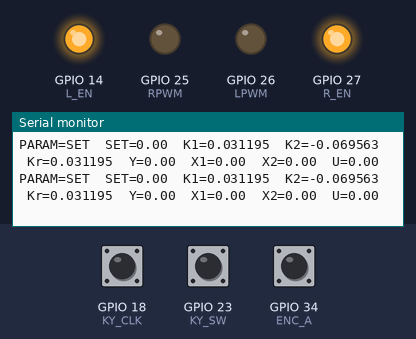
The sketch below on a simulated ESP32. On the bench: output pins drawn as LEDs (lit = HIGH), the last lines printed to the serial monitor. The inputs (shaded band) are chosen by the test bench; at power-on: GPIO 23 (KY_SW) HIGH, GPIO 18 (KY_CLK) HIGH, GPIO 34 (ENC_A) HIGH.

Above: at 1.2 s.
1.3 s: GPIO 23 (KY_SW) pulled LOW for 0.15 s
At 1.9 s:
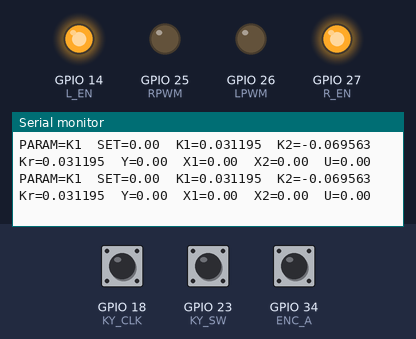
3.4 s: GPIO 23 (KY_SW) pulsed LOW 2 times (0.12 s each, 0.3 s apart)
At 4.3 s:
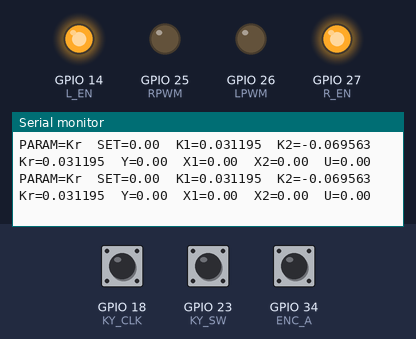
5.8 s: GPIO 23 (KY_SW) pulsed LOW 5 times (0.12 s each, 0.3 s apart)
At 6.85 s:
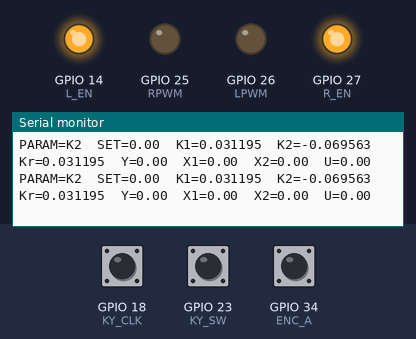

Measured:
- after the input at 1.3 s, the serial monitor: prints a new line after 0.20 s (image 1)
- after the input at 3.4 s, the serial monitor: prints a new line after 0.20 s (image 2)
- after the input at 5.8 s, the serial monitor: prints a new line after 0.20 s (image 3)

The sketch:

PIDesp32VEstado3.ino
```cpp
#include <Arduino.h>

// =====================================================
// ENCODER INDUSTRIAL LPD3806-600BM-G12-24C
// =====================================================

#define ENC_A 34
#define ENC_B 35

const int COUNTS_REV = 2400;

volatile long encoderCount = 0;


// =====================================================
// KY-040
// =====================================================

#define KY_CLK 18
#define KY_DT  19
#define KY_SW  23

volatile int kyCount = 0;
volatile int lastCLK = HIGH;


// =====================================================
// BTS7960
// =====================================================

#define RPWM 25
#define LPWM 26
#define R_EN 27
#define L_EN 14

const int PWM_FREQ = 20000;
const int PWM_RESOLUTION = 8;


// =====================================================
// TIEMPO DE MUESTREO
// =====================================================

const float Ts = 0.01;              // 10 ms
const unsigned long Ts_us = 10000; // 10.000 us

unsigned long tiempoControl = 0;


// =====================================================
// MATRIZ Ad
// MATLAB
// =====================================================

const float Ad11 = 1.000000000000000;
const float Ad12 = 0.009446422268971;

const float Ad21 = 0.000000000000000;
const float Ad22 = 0.891366143906831;


// =====================================================
// MATRIZ Bd
// MATLAB
// =====================================================

const float Bd1 = 0.006017149250313;
const float Bd2 = 1.180802783621398;


// =====================================================
// GANANCIA DEL OBSERVADOR Ld
// MATLAB
// =====================================================

const float L1 = -0.001799117988554;
const float L2 =  0.620109011070488;


// =====================================================
// GANANCIAS DEL CONTROLADOR
// MATLAB
// =====================================================

float K1 = 0.031194756073717;
float K2 = -0.069562513456743;
float Kr = 0.031194756073717;


// =====================================================
// ESTADOS ESTIMADOS
// =====================================================

float xhat1 = 0.0;
float xhat2 = 0.0;


// =====================================================
// REFERENCIA / SET
// =====================================================

float referencia = 0.0;


// =====================================================
// PARAMETRO SELECCIONADO
//
// 0 = SET
// 1 = K1
// 2 = K2
// 3 = Kr
// =====================================================

int parametro = 0;


// =====================================================
// INTERRUPCION DEL ENCODER
// =====================================================

void IRAM_ATTR encoderISR()
{
  if (digitalRead(ENC_B))
    encoderCount++;
  else
    encoderCount--;
}


// =====================================================
// INTERRUPCION KY-040
// =====================================================

void IRAM_ATTR ky040ISR()
{
  int clk = digitalRead(KY_CLK);

  if (clk != lastCLK)
  {
    if (digitalRead(KY_DT) != clk)
      kyCount++;
    else
      kyCount--;

    lastCLK = clk;
  }
}


// =====================================================
// SETUP
// =====================================================

void setup()
{
  Serial.begin(115200);

  // ---------------------------------------------------
  // LPD3806
  // ---------------------------------------------------

  pinMode(ENC_A, INPUT);
  pinMode(ENC_B, INPUT);

  attachInterrupt(
    digitalPinToInterrupt(ENC_A),
    encoderISR,
    RISING
  );


  // ---------------------------------------------------
  // KY-040
  // ---------------------------------------------------

  pinMode(KY_CLK, INPUT_PULLUP);
  pinMode(KY_DT, INPUT_PULLUP);
  pinMode(KY_SW, INPUT_PULLUP);

  lastCLK = digitalRead(KY_CLK);

  attachInterrupt(
    digitalPinToInterrupt(KY_CLK),
    ky040ISR,
    CHANGE
  );


  // ---------------------------------------------------
  // BTS7960
  // ---------------------------------------------------

  pinMode(R_EN, OUTPUT);
  pinMode(L_EN, OUTPUT);

  digitalWrite(R_EN, HIGH);
  digitalWrite(L_EN, HIGH);

  ledcAttach(RPWM, PWM_FREQ, PWM_RESOLUTION);
  ledcAttach(LPWM, PWM_FREQ, PWM_RESOLUTION);

  ledcWrite(RPWM, 0);
  ledcWrite(LPWM, 0);


  // ---------------------------------------------------
  // TIEMPO INICIAL
  // ---------------------------------------------------

  tiempoControl = micros();
}


// =====================================================
// LOOP
// =====================================================

void loop()
{

  // ===================================================
  // BOTON KY-040
  //
  // SET -> K1 -> K2 -> Kr
  // ===================================================

  static int ultimoBoton = HIGH;

  int boton = digitalRead(KY_SW);

  if (boton == LOW && ultimoBoton == HIGH)
  {
    parametro++;

    if (parametro > 3)
      parametro = 0;

    delay(200);

    noInterrupts();
    kyCount = 0;
    interrupts();
  }

  ultimoBoton = boton;


  // ===================================================
  // LEER KY-040
  // ===================================================

  static int cuentaAnterior = 0;

  noInterrupts();
  int cuenta = kyCount;
  interrupts();

  int delta = cuenta - cuentaAnterior;

  if (delta != 0)
  {
    cuentaAnterior = cuenta;


    // -------------------------------------------------
    // SET
    // -------------------------------------------------

    if (parametro == 0)
    {
      referencia += delta;

      if (referencia > 180)
        referencia = 180;

      if (referencia < -180)
        referencia = -180;
    }


    // -------------------------------------------------
    // K1
    // -------------------------------------------------

    if (parametro == 1)
    {
      K1 += delta * 0.001;

      if (K1 < 0)
        K1 = 0;
    }


    // -------------------------------------------------
    // K2
    // -------------------------------------------------

    if (parametro == 2)
    {
      K2 += delta * 0.001;
    }


    // -------------------------------------------------
    // Kr
    // -------------------------------------------------

    if (parametro == 3)
    {
      Kr += delta * 0.001;

      if (Kr < 0)
        Kr = 0;
    }
  }


  // ===================================================
  // CONTROL CADA 10 ms
  // ===================================================

  unsigned long ahora = micros();

  if ((unsigned long)(ahora - tiempoControl) >= Ts_us)
  {
    tiempoControl += Ts_us;


    // -------------------------------------------------
    // POSICION REAL DEL ENCODER
    // -------------------------------------------------

    long cuentaEncoder;

    noInterrupts();
    cuentaEncoder = encoderCount;
    interrupts();

    float y =
      cuentaEncoder * 360.0 / COUNTS_REV;


    // -------------------------------------------------
    // ERROR DEL OBSERVADOR
    //
    // y - Cd*xhat
    //
    // Cd = [1 0]
    //
    // por lo tanto:
    //
    // y - xhat1
    // -------------------------------------------------

    float errorObservador =
      y - xhat1;


    // -------------------------------------------------
    // LEY DE CONTROL
    //
    // u = -Kd*xhat + Kr*referencia
    //
    // u = -K1*xhat1
    //     -K2*xhat2
    //     +Kr*referencia
    // -------------------------------------------------

    float u =
      -K1 * xhat1
      -K2 * xhat2
      +Kr * referencia;


    // -------------------------------------------------
    // SATURACION PWM
    // -------------------------------------------------

    if (u > 255)
      u = 255;

    if (u < -255)
      u = -255;


    // -------------------------------------------------
    // BTS7960
    // -------------------------------------------------

    if (u > 0)
    {
      ledcWrite(LPWM, 0);
      ledcWrite(RPWM, (int)u);
    }
    else
    {
      ledcWrite(RPWM, 0);
      ledcWrite(LPWM, (int)(-u));
    }


    // -------------------------------------------------
    // OBSERVADOR DISCRETO
    //
    // xhat(k+1) =
    // Ad*xhat(k)
    // + Bd*u(k)
    // + Ld*(y-Cd*xhat)
    // -------------------------------------------------

    float xhat1_new =
      Ad11 * xhat1
      + Ad12 * xhat2
      + Bd1 * u
      + L1 * errorObservador;


    float xhat2_new =
      Ad21 * xhat1
      + Ad22 * xhat2
      + Bd2 * u
      + L2 * errorObservador;


    // -------------------------------------------------
    // ACTUALIZAR ESTADOS
    // -------------------------------------------------

    xhat1 = xhat1_new;
    xhat2 = xhat2_new;


    // =================================================
    // MONITOR SERIAL
    // =================================================

    Serial.print("PARAM=");

    if (parametro == 0)
      Serial.print("SET");

    if (parametro == 1)
      Serial.print("K1");

    if (parametro == 2)
      Serial.print("K2");

    if (parametro == 3)
      Serial.print("Kr");


    Serial.print("  SET=");
    Serial.print(referencia, 2);

    Serial.print("  K1=");
    Serial.print(K1, 6);

    Serial.print("  K2=");
    Serial.print(K2, 6);

    Serial.print("  Kr=");
    Serial.print(Kr, 6);

    Serial.print("  Y=");
    Serial.print(y, 2);

    Serial.print("  X1=");
    Serial.print(xhat1, 2);

    Serial.print("  X2=");
    Serial.print(xhat2, 2);

    Serial.print("  U=");
    Serial.println(u, 2);
  }
}
```
